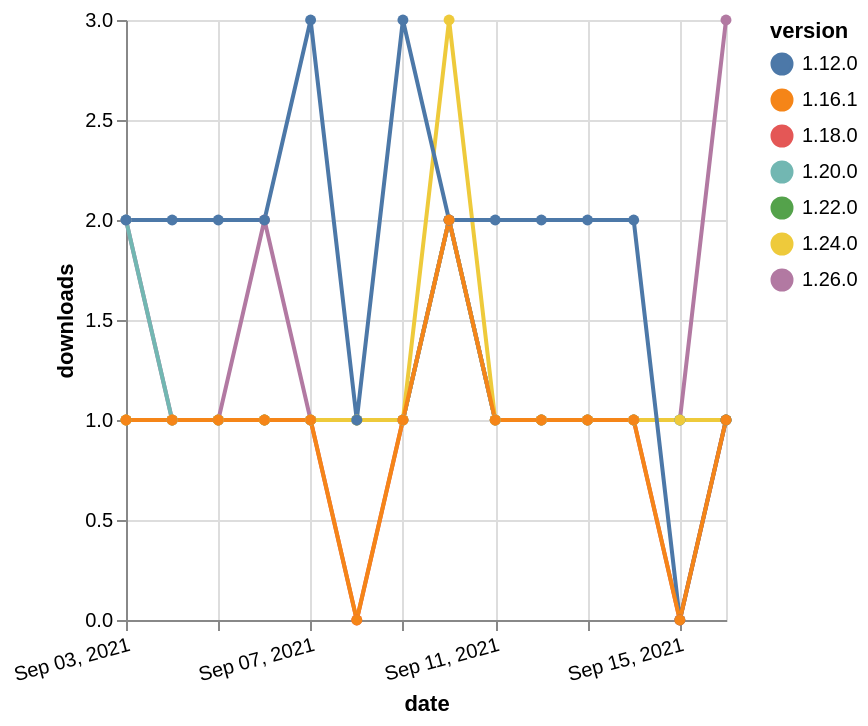

The specification (Vega-Lite) saved for this image:
### Vega-Lite specification from a JSON file in a GitHub repository (floating-point values rounded to 4 significant figures)
{"$schema": "https://vega.github.io/schema/vega-lite/v5.json", "description": "A simple bar chart with embedded data.", "data": {"values": [{"date": "2021-09-03", "total": 240, "delta": 1, "version": "1.18.0"}, {"date": "2021-09-04", "total": 241, "delta": 1, "version": "1.18.0"}, {"date": "2021-09-05", "total": 242, "delta": 1, "version": "1.18.0"}, {"date": "2021-09-06", "total": 243, "delta": 1, "version": "1.18.0"}, {"date": "2021-09-07", "total": 244, "delta": 1, "version": "1.18.0"}, {"date": "2021-09-08", "total": 244, "delta": 0, "version": "1.18.0"}, {"date": "2021-09-09", "total": 245, "delta": 1, "version": "1.18.0"}, {"date": "2021-09-10", "total": 247, "delta": 2, "version": "1.18.0"}, {"date": "2021-09-11", "total": 248, "delta": 1, "version": "1.18.0"}, {"date": "2021-09-12", "total": 249, "delta": 1, "version": "1.18.0"}, {"date": "2021-09-13", "total": 250, "delta": 1, "version": "1.18.0"}, {"date": "2021-09-14", "total": 251, "delta": 1, "version": "1.18.0"}, {"date": "2021-09-15", "total": 251, "delta": 0, "version": "1.18.0"}, {"date": "2021-09-16", "total": 252, "delta": 1, "version": "1.18.0"}, {"date": "2021-09-03", "total": 173, "delta": 1, "version": "1.22.0"}, {"date": "2021-09-04", "total": 174, "delta": 1, "version": "1.22.0"}, {"date": "2021-09-05", "total": 175, "delta": 1, "version": "1.22.0"}, {"date": "2021-09-06", "total": 176, "delta": 1, "version": "1.22.0"}, {"date": "2021-09-07", "total": 177, "delta": 1, "version": "1.22.0"}, {"date": "2021-09-08", "total": 178, "delta": 1, "version": "1.22.0"}, {"date": "2021-09-09", "total": 179, "delta": 1, "version": "1.22.0"}, {"date": "2021-09-10", "total": 181, "delta": 2, "version": "1.22.0"}, {"date": "2021-09-11", "total": 182, "delta": 1, "version": "1.22.0"}, {"date": "2021-09-12", "total": 183, "delta": 1, "version": "1.22.0"}, {"date": "2021-09-13", "total": 184, "delta": 1, "version": "1.22.0"}, {"date": "2021-09-14", "total": 185, "delta": 1, "version": "1.22.0"}, {"date": "2021-09-15", "total": 186, "delta": 1, "version": "1.22.0"}, {"date": "2021-09-16", "total": 187, "delta": 1, "version": "1.22.0"}, {"date": "2021-09-03", "total": 122, "delta": 2, "version": "1.26.0"}, {"date": "2021-09-04", "total": 123, "delta": 1, "version": "1.26.0"}, {"date": "2021-09-05", "total": 124, "delta": 1, "version": "1.26.0"}, {"date": "2021-09-06", "total": 126, "delta": 2, "version": "1.26.0"}, {"date": "2021-09-07", "total": 127, "delta": 1, "version": "1.26.0"}, {"date": "2021-09-08", "total": 128, "delta": 1, "version": "1.26.0"}, {"date": "2021-09-09", "total": 129, "delta": 1, "version": "1.26.0"}, {"date": "2021-09-10", "total": 131, "delta": 2, "version": "1.26.0"}, {"date": "2021-09-11", "total": 132, "delta": 1, "version": "1.26.0"}, {"date": "2021-09-12", "total": 133, "delta": 1, "version": "1.26.0"}, {"date": "2021-09-13", "total": 134, "delta": 1, "version": "1.26.0"}, {"date": "2021-09-14", "total": 135, "delta": 1, "version": "1.26.0"}, {"date": "2021-09-15", "total": 136, "delta": 1, "version": "1.26.0"}, {"date": "2021-09-16", "total": 139, "delta": 3, "version": "1.26.0"}, {"date": "2021-09-03", "total": 199, "delta": 2, "version": "1.20.0"}, {"date": "2021-09-04", "total": 200, "delta": 1, "version": "1.20.0"}, {"date": "2021-09-05", "total": 201, "delta": 1, "version": "1.20.0"}, {"date": "2021-09-06", "total": 202, "delta": 1, "version": "1.20.0"}, {"date": "2021-09-07", "total": 203, "delta": 1, "version": "1.20.0"}, {"date": "2021-09-08", "total": 204, "delta": 1, "version": "1.20.0"}, {"date": "2021-09-09", "total": 205, "delta": 1, "version": "1.20.0"}, {"date": "2021-09-10", "total": 207, "delta": 2, "version": "1.20.0"}, {"date": "2021-09-11", "total": 208, "delta": 1, "version": "1.20.0"}, {"date": "2021-09-12", "total": 209, "delta": 1, "version": "1.20.0"}, {"date": "2021-09-13", "total": 210, "delta": 1, "version": "1.20.0"}, {"date": "2021-09-14", "total": 211, "delta": 1, "version": "1.20.0"}, {"date": "2021-09-15", "total": 212, "delta": 1, "version": "1.20.0"}, {"date": "2021-09-16", "total": 213, "delta": 1, "version": "1.20.0"}, {"date": "2021-09-03", "total": 206, "delta": 1, "version": "1.24.0"}, {"date": "2021-09-04", "total": 207, "delta": 1, "version": "1.24.0"}, {"date": "2021-09-05", "total": 208, "delta": 1, "version": "1.24.0"}, {"date": "2021-09-06", "total": 209, "delta": 1, "version": "1.24.0"}, {"date": "2021-09-07", "total": 210, "delta": 1, "version": "1.24.0"}, {"date": "2021-09-08", "total": 211, "delta": 1, "version": "1.24.0"}, {"date": "2021-09-09", "total": 212, "delta": 1, "version": "1.24.0"}, {"date": "2021-09-10", "total": 215, "delta": 3, "version": "1.24.0"}, {"date": "2021-09-11", "total": 216, "delta": 1, "version": "1.24.0"}, {"date": "2021-09-12", "total": 217, "delta": 1, "version": "1.24.0"}, {"date": "2021-09-13", "total": 218, "delta": 1, "version": "1.24.0"}, {"date": "2021-09-14", "total": 219, "delta": 1, "version": "1.24.0"}, {"date": "2021-09-15", "total": 220, "delta": 1, "version": "1.24.0"}, {"date": "2021-09-16", "total": 221, "delta": 1, "version": "1.24.0"}, {"date": "2021-09-03", "total": 2332, "delta": 2, "version": "1.12.0"}, {"date": "2021-09-04", "total": 2334, "delta": 2, "version": "1.12.0"}, {"date": "2021-09-05", "total": 2336, "delta": 2, "version": "1.12.0"}, {"date": "2021-09-06", "total": 2338, "delta": 2, "version": "1.12.0"}, {"date": "2021-09-07", "total": 2341, "delta": 3, "version": "1.12.0"}, {"date": "2021-09-08", "total": 2342, "delta": 1, "version": "1.12.0"}, {"date": "2021-09-09", "total": 2345, "delta": 3, "version": "1.12.0"}, {"date": "2021-09-10", "total": 2347, "delta": 2, "version": "1.12.0"}, {"date": "2021-09-11", "total": 2349, "delta": 2, "version": "1.12.0"}, {"date": "2021-09-12", "total": 2351, "delta": 2, "version": "1.12.0"}, {"date": "2021-09-13", "total": 2353, "delta": 2, "version": "1.12.0"}, {"date": "2021-09-14", "total": 2355, "delta": 2, "version": "1.12.0"}, {"date": "2021-09-15", "total": 2355, "delta": 0, "version": "1.12.0"}, {"date": "2021-09-16", "total": 2356, "delta": 1, "version": "1.12.0"}, {"date": "2021-09-03", "total": 257, "delta": 1, "version": "1.16.1"}, {"date": "2021-09-04", "total": 258, "delta": 1, "version": "1.16.1"}, {"date": "2021-09-05", "total": 259, "delta": 1, "version": "1.16.1"}, {"date": "2021-09-06", "total": 260, "delta": 1, "version": "1.16.1"}, {"date": "2021-09-07", "total": 261, "delta": 1, "version": "1.16.1"}, {"date": "2021-09-08", "total": 261, "delta": 0, "version": "1.16.1"}, {"date": "2021-09-09", "total": 262, "delta": 1, "version": "1.16.1"}, {"date": "2021-09-10", "total": 264, "delta": 2, "version": "1.16.1"}, {"date": "2021-09-11", "total": 265, "delta": 1, "version": "1.16.1"}, {"date": "2021-09-12", "total": 266, "delta": 1, "version": "1.16.1"}, {"date": "2021-09-13", "total": 267, "delta": 1, "version": "1.16.1"}, {"date": "2021-09-14", "total": 268, "delta": 1, "version": "1.16.1"}, {"date": "2021-09-15", "total": 268, "delta": 0, "version": "1.16.1"}, {"date": "2021-09-16", "total": 269, "delta": 1, "version": "1.16.1"}]}, "width": "container", "mark": {"type": "line", "point": {"filled": true}}, "encoding": {"x": {"field": "date", "type": "temporal", "timeUnit": "yearmonthdate", "title": "date", "axis": {"labelAngle": -15}}, "y": {"field": "delta", "type": "quantitative", "title": "downloads"}, "color": {"field": "version", "type": "nominal"}, "tooltip": {"field": "delta"}}}
